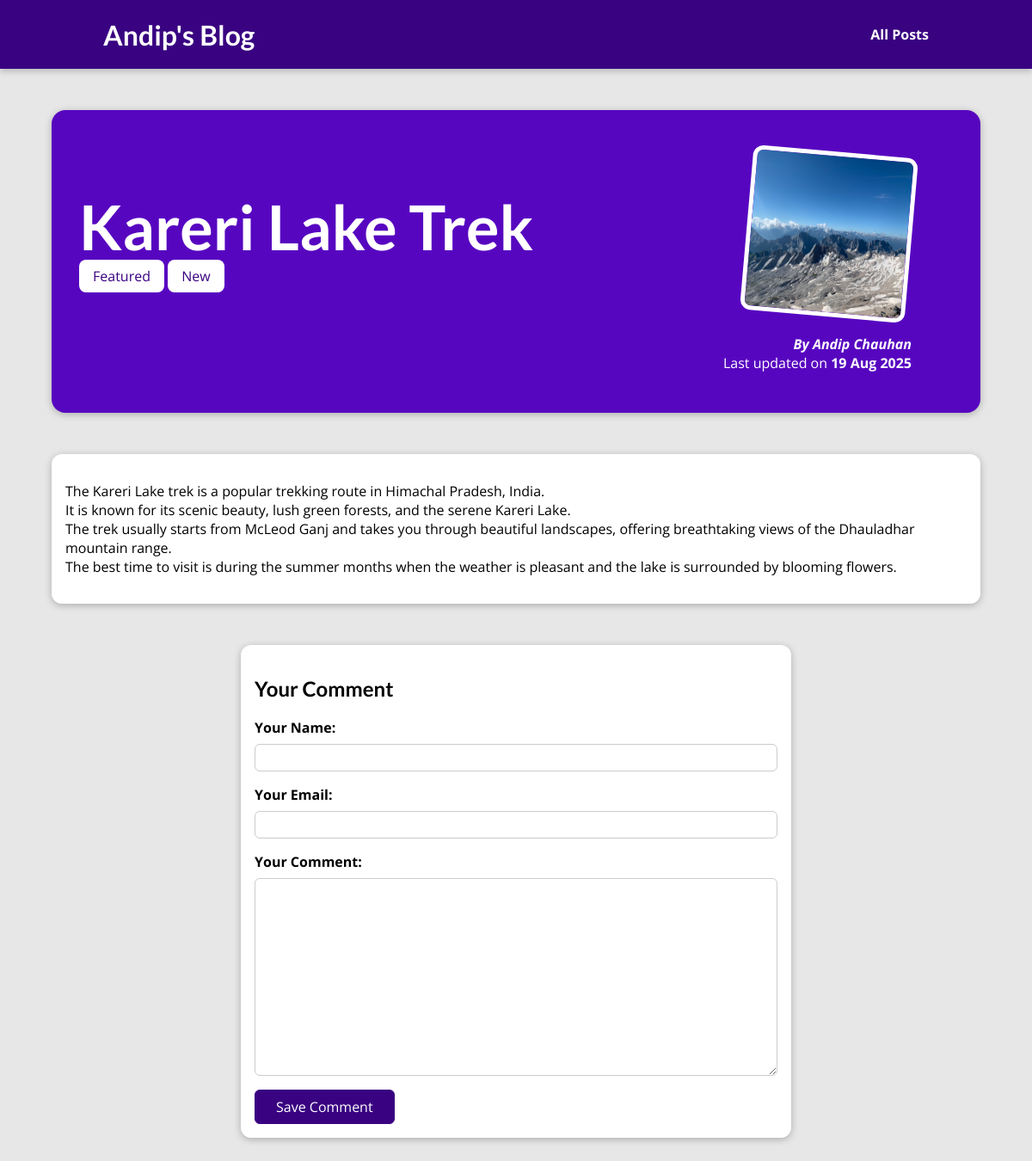
/posts/kareri-lake, run on the app's committed database.
### blog/models.py (models this page shows, shortened)
class Post(models.Model):
    title = models.CharField(max_length=200)
    excerpt = models.CharField(max_length=300)
    image = models.ImageField(upload_to="posts", null=True)
    date = models.DateField(auto_now_add=True)
    slug = models.SlugField(unique=True, db_index=True)
    content = models.TextField(validators=[MinLengthValidator(10)])
    author = models.ForeignKey(
        Author, on_delete=models.SET_NULL, null=True, related_name="posts"
    )
    tag = models.ManyToManyField(Tag, related_name="posts")

class Tag(models.Model):
    caption = models.CharField(max_length=50)

class Author(models.Model):
    first_name = models.CharField(max_length=100)
    last_name = models.CharField(max_length=100)
    email = models.EmailField(max_length=254)
    def full_name(self):
        return f"{self.first_name} {self.last_name}"
    def __str__(self):
        return self.full_name()

### blog/views.py (the view, shortened to what this page needs)
# urls.py: path('posts/<slug:slug>', views.SinglePostView.as_view(), name='post-detail-page'),   # /posts/<post_title>
class SinglePostView(View):
    def get(self,request, slug):
        target_post = Post.objects.get(slug=slug)
        context = {
            'post' : target_post,
            'post_tags': target_post.tag.all(),
            'comment_form': CommentForm(),
            'comments': target_post.comments.all().order_by("-id")
        }
        return render(request, 'blog/post-detail.html', context)

### blog/forms.py
class CommentForm(forms.ModelForm):
    class Meta:
        model = Comment
        exclude = ["post"]
        labels = {
            "user_name": "Your Name",
            "user_email": "Your Email",
            "text": "Your Comment"
        }

### blog/templates/blog/post-detail.html (shortened to what this page needs)
{% extends "base.html" %}
{% load static %}
{% block css_files %}
<link rel="stylesheet" href="{% static 'blog/post-detail.css' %}">
{% endblock css_files %}
{% block content %}
<section id="summary">
    <h2> {{ post.title }} </h2>
    <div>
        {% for tag in post_tags %}
            <span class="tag">{{ tag.caption }}</span>
        {% endfor %}
    </div>
    <article>
        <img src="{{ post.image.url }}" alt="Post Title">
        <address> <a href="mailto:{{ post.author.email }}"> By {{post.author}}  </a> </address>
        <div>
            Last updated on <time> {{ post.date|date:"d M Y"  }} </time>
        </div>
    </article>
</section>
<main>
   <p> {{ post.content|linebreaks }} </p>
</main>
<section id='comment-form'>
    <h2>Your Comment</h2>
    <form action="{% url "post-detail-page" post.slug %}" method='POST'>
        {% for field in comment_form %}
        <div class="form-control {% if field.errors %}invalid{% endif %}">
            {{ field.label_tag }}
            {{ field }}
        </div>
        {% endfor %}
        <button>Save Comment</button>
    </form>
</section>
{% endblock content %}

### templates/base.html (shortened to what this page needs)
{% load static %}
<!DOCTYPE html>
<html lang="en">
<head>
    <link rel="stylesheet" href="{% static 'app.css' %}">
    {% block css_files %}{% endblock css_files %}
</head>
<body>
    <header id="main-navigation">
        <h1><a href="{% url "index-page" %}">Andip's Blog</a></h1>
        <nav>
            <a href="{% url "posts-page" %}">All Posts</a>
        </nav>
    </header>
    {% block content %}{% endblock content %}
</body>
</html>

### static/app.css (style rules this page uses)
* { box-sizing: border-box; }
html { font-family: 'Open Sans', 'Lato', sans-serif; }
body { margin: 0; }
h1, h2, h3 { font-family: 'Lato', sans-serif; font-weight: bold; }
#main-navigation { width: 100%; height: 5rem; display: flex; justify-content: space-between; align-items: center; padding: 0 10%; position: absolute; top: 0; left: 0; }
#main-navigation a { text-decoration: none; color: white; font-weight: bold; }

### blog/static/blog/post-detail.css (style rules this page uses)
body { background-color: #e7e7e7; }
#main-navigation { background-color: #390281; box-shadow: 0 2px 8px rgba(0, 0, 0, 0.25); }
#summary { margin: 8rem auto 3rem auto; padding: 2rem; width: 90%; max-width: 90rem; border-radius: 16px; background-color: #5706c0; position: relative; box-shadow: 0 2px 8px rgba(0, 0, 0, 0.25); height: 22rem; }
#summary h2 { color: white; font-size: 4.5rem; margin-bottom: 0.25rem; }
#summary article { position: absolute; top: 2rem; right: 3rem; padding: 1rem 2rem; border-radius: 12px; text-align: right; color: white; }
#summary article img { width: 12rem; height: 12rem; border-radius: 12px; transform: rotateZ(5deg); border: 5px solid white; margin-bottom: 1rem; }
#summary address { font-weight: bold; }
#summary a { color: white; text-decoration: none; }
#summary time { font-weight: bold; }
main { width: 90%; max-width: 90rem; margin: 3rem auto; background-color: white; padding: 1rem; border-radius: 12px; box-shadow: 0 2px 8px rgba(0, 0, 0, 0.25); }
.tag { background-color: white; color: #390281; padding: 0.5rem 1rem; border-radius: 8px; }
#comment-form { margin: 3rem auto; width: 90%; max-width: 40rem; border-radius: 12px; background-color: white; box-shadow: 0 2px 8px rgba(0, 0, 0, 0.25); padding: 1rem; }
#comment-form button { font: inherit; background-color: #390281; color: white; border: 1px solid #390281; padding: 0.5rem 1.5rem; border-radius: 6px; cursor: pointer; }
.form-control { margin-bottom: 1rem; }
.form-control label { font-weight: bold; margin-bottom: 0.5rem; display: block; }
.form-control input, .form-control textarea { display: block; width: 100%; font: inherit; padding: 0.25rem; border-radius: 6px; border: 1px solid #ccc; }

### data on the page
Post: title "Kareri Lake Trek", image (picture), author "Andip Chauhan", date "19 Aug 2025", content "The Kareri Lake trek is a popular trekking route in Himachal Pradesh, India. It is known for its scenic beauty, lush green forests, and the serene Kareri Lake. The trek usually starts from McLeod Ganj and takes you through beautiful landscapes, offering breathtaking views of the Dhauladhar mountain range. The best time to visit is during the summer months when the weather is pleasant and the lake is surrounded by blooming flowers."
Tag: caption "Featured"
Tag: caption "New"

### other printed values
{{ field.label_tag }} "Your Name:" "Your Email:" "Your Comment:"
